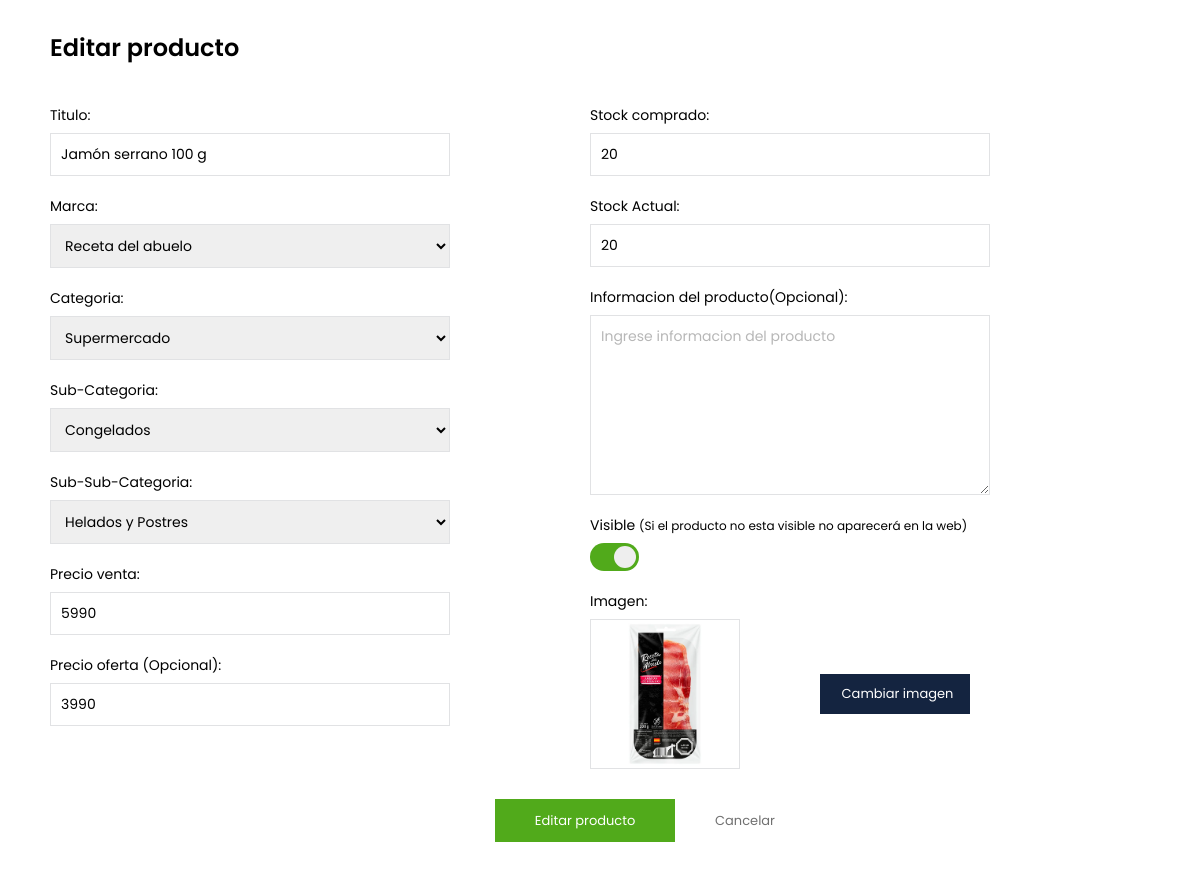
Page /menu-encargadoStock/gestionar-productos/editarProducto.php?id_producto=5 on the committed database.
### tables this page shows
CREATE TABLE productos(
    id INT AUTO_INCREMENT,
    titulo VARCHAR(130),

    fk_marca_id INT,

    fk_categorias_id INT,
    fk_sub_categoria_id INT,
    fk_sub_sub_categoria_id INT,

    precioventa INT,
    preciooferta INT,
    stockcomprado INT,
    stock_actual INT,
    informaciondelproducto VARCHAR(1200),
    imagen VARCHAR(60),
    activo BIT,
    visible BIT,
    oferta BIT,

    PRIMARY KEY (id),
    FOREIGN KEY (fk_marca_id) REFERENCES marcas(id),
    FOREIGN KEY (fk_categorias_id) REFERENCES categorias(id),
    FOREIGN KEY (fk_sub_categoria_id) REFERENCES sub_categorias(id),
    FOREIGN KEY (fk_sub_sub_categoria_id) REFERENCES sub_sub_categorias(id)
);

### menu-encargadoStock/gestionar-productos/editarProducto.php (the view, shortened to what the rows shown need)
<?php
include('../../php/class/Dao.php');
$dao = new DAO();
$id_producto = $_GET['id_producto'];
$lista_datos_producto_id = $dao->mostrarProductoPorId($id_producto);
$titulo = "";
$precio_venta = 0;
$precio_oferta = 0;
$stockcomprado = 0;
$stockactual = 0;
$imagen = "";
foreach($lista_datos_producto_id as $k){
    $titulo = $k->getTitulo();
    $precio_venta = $k->getPrecioVenta();
    $precio_oferta = $k->getPrecioOferta();
    $stockcomprado = $k->getStockComprado();
    $stockactual = $k->getStockActual();
    $imagen = $k->getImagen();
}
?>
<!DOCTYPE html>
<html lang="es">
<head>
    <link rel='stylesheet' href='https://cdn-uicons.flaticon.com/uicons-brands/css/uicons-brands.css'>
    <link rel='stylesheet' href='https://cdn-uicons.flaticon.com/uicons-bold-rounded/css/uicons-bold-rounded.css'>
    <link rel='stylesheet' href='https://cdn-uicons.flaticon.com/uicons-regular-rounded/css/uicons-regular-rounded.css'>
    <link rel="stylesheet" href="../../assets/css/menu-cajero/realizarcompra/realizarcompra.css">
    <link rel="stylesheet" href="../../assets/css/menu-stock/ingresarproducto.css">
</head>
<body>
    <h2>Editar producto</h2>
    <form class="form-ingreso" style="margin-bottom: 30px; margin-top: 30px;" id="Formulario" enctype="multipart/form-data">
        <div class="contenedor-form-ingreso" >
            <div class="izquierda-form">
                <div class="input-normal">
                    <label class="label-input">Titulo:</label>
                    <input value="<?php echo $titulo;?>" class="input-text" type="text" name="titulo" id="titulo" placeholder="Ingrese titulo del producto">
                </div>
                <div class="input-normal">
                    <label class="label-input">Precio venta:</label>
                    <input value="<?php echo $precio_venta;?>" class="input-text"  type="number" name="precio-venta" placeholder="Ingrese precio venta">
                </div>
                <div class="input-normal">
                    <label class="label-input">Precio oferta (Opcional):</label>
                    <input value="<?php echo $precio_oferta;?>" class="input-text" type="number" name="precio-oferta" placeholder="Ingrese precio oferta">
                </div>
            </div>
            <div class="derecha-form">
                <div class="input-normal">
                    <label class="label-input">Stock comprado:</label>
                    <input value="<?php echo $stockcomprado;?>" class="input-text" type="number" name="stock-comprado" placeholder="Ingrese la cantidad que se compro">
                </div>
                <div class="input-normal">
                    <label class="label-input">Stock Actual:</label>
                    <input value="<?php echo $stockactual;?>" class="input-text" type="number" name="stock-actual" placeholder="Ingrese la cantidad que se compro">
                </div>
                <div class="input-normal">
                    <div class="contenedor-img-button-upload">
                        <div class="ver-imagen">
                            <img src="../../assets/imagenes/productos/<?php echo $imagen ?>" id="showImg">
                        </div>
                    </div>
                </div>
            </div>
        </div>
    </form>
</body>
</html>

### rows in the picture
productos: titulo "Jamón serrano 100 g", precio-venta "5990", precio-oferta "3990", stock-comprado "20", stock-actual "20", imagen (picture)

### other values in the picture
form field select-marca "Receta del abuelo"
form field select-categoria "Supermercado"
form field select-sub-categoria "Congelados"
form field select-sub-sub-categoria "Helados y Postres"
